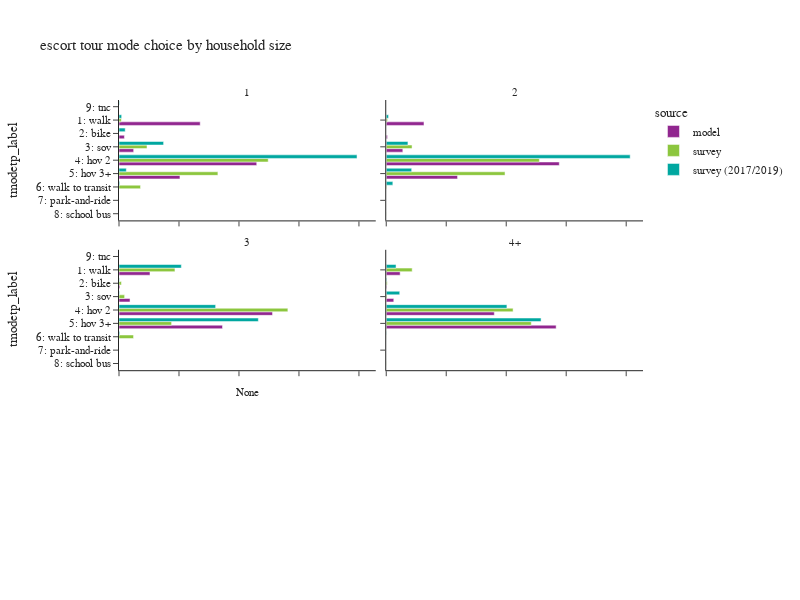

Source (notebook cell):
### Code cell
plot_mode_choice(es_tour,"hhsize_4+",
                 {"hhsize_4+":["1","2","3","4+"],
                  "tmodetp_label":["1: walk","2: bike","3: sov","4: hov 2","5: hov 3+","6: walk to transit",
                                   "7: park-and-ride","8: school bus","9: other–survey only"]},
                 "household size",2,600)

### Figure 1 — Plotly figure (JSON) as saved in the notebook; plotly's stock layout.template omitted (floating-point values rounded to 4 significant figures)
{"data": [{"alignmentgroup": "True", "customdata": [[9755], [650], [1761], [16548], [7322]], "hovertemplate": "source=model<br>hhsize_4+=1<br>percentage=%{x}<br>tmodetp_label=%{y}<br>sample_count=%{customdata[0]}<extra></extra>", "legendgroup": "model", "marker": {"color": "#91268F", "pattern": {"shape": ""}}, "name": "model", "offsetgroup": "model", "orientation": "h", "showlegend": true, "textposition": "auto", "type": "bar", "x": [0.2707, 0.01804, 0.04887, 0.4592, 0.2032], "xaxis": "x5", "y": ["1: walk", "2: bike", "3: sov", "4: hov 2", "5: hov 3+"], "yaxis": "y5"}, {"alignmentgroup": "True", "customdata": [[1], [14605], [492], [6414], [66934], [27583]], "hovertemplate": "source=model<br>hhsize_4+=2<br>percentage=%{x}<br>tmodetp_label=%{y}<br>sample_count=%{customdata[0]}<extra></extra>", "legendgroup": "model", "marker": {"color": "#91268F", "pattern": {"shape": ""}}, "name": "model", "offsetgroup": "model", "orientation": "h", "showlegend": false, "textposition": "auto", "type": "bar", "x": [8.619e-06, 0.1259, 0.00424, 0.05528, 0.5769, 0.2377], "xaxis": "x6", "y": [null, "1: walk", "2: bike", "3: sov", "4: hov 2", "5: hov 3+"], "yaxis": "y6"}, {"alignmentgroup": "True", "customdata": [[4], [12667], [363], [4509], [62745], [42303]], "hovertemplate": "source=model<br>hhsize_4+=3<br>percentage=%{x}<br>tmodetp_label=%{y}<br>sample_count=%{customdata[0]}<extra></extra>", "legendgroup": "model", "marker": {"color": "#91268F", "pattern": {"shape": ""}}, "name": "model", "offsetgroup": "model", "orientation": "h", "showlegend": false, "textposition": "auto", "type": "bar", "x": [3.263e-05, 0.1033, 0.002961, 0.03678, 0.5118, 0.3451], "xaxis": "x3", "y": [null, "1: walk", "2: bike", "3: sov", "4: hov 2", "5: hov 3+"], "yaxis": "y3"}, {"alignmentgroup": "True", "customdata": [[9], [17346], [680], [9397], [134907], [212076]], "hovertemplate": "source=model<br>hhsize_4+=4+<br>percentage=%{x}<br>tmodetp_label=%{y}<br>sample_count=%{customdata[0]}<extra></extra>", "legendgroup": "model", "marker": {"color": "#91268F", "pattern": {"shape": ""}}, "name": "model", "offsetgroup": "model", "orientation": "h", "showlegend": false, "textposition": "auto", "type": "bar", "x": [2.404e-05, 0.04633, 0.001816, 0.0251, 0.3603, 0.5664], "xaxis": "x4", "y": [null, "1: walk", "2: bike", "3: sov", "4: hov 2", "5: hov 3+"], "yaxis": "y4"}, {"alignmentgroup": "True", "customdata": [[4], [6], [19], [1], [3]], "hovertemplate": "source=survey<br>hhsize_4+=1<br>percentage=%{x}<br>tmodetp_label=%{y}<br>sample_count=%{customdata[0]}<extra></extra>", "legendgroup": "survey", "marker": {"color": "#8CC63E", "pattern": {"shape": ""}}, "name": "survey", "offsetgroup": "survey", "orientation": "h", "showlegend": true, "textposition": "auto", "type": "bar", "x": [0.007656, 0.09339, 0.4974, 0.3297, 0.07177], "xaxis": "x5", "y": ["1: walk", "3: sov", "4: hov 2", "5: hov 3+", "6: walk to transit"], "yaxis": "y5"}, {"alignmentgroup": "True", "customdata": [[2], [7], [16], [82], [29], [3], [1]], "hovertemplate": "source=survey<br>hhsize_4+=2<br>percentage=%{x}<br>tmodetp_label=%{y}<br>sample_count=%{customdata[0]}<extra></extra>", "legendgroup": "survey", "marker": {"color": "#8CC63E", "pattern": {"shape": ""}}, "name": "survey", "offsetgroup": "survey", "orientation": "h", "showlegend": false, "textposition": "auto", "type": "bar", "x": [0.001296, 0.004195, 0.08604, 0.5105, 0.396, 0.001587, 0.0004008], "xaxis": "x6", "y": [null, "1: walk", "3: sov", "4: hov 2", "5: hov 3+", "6: walk to transit", "8: school bus"], "yaxis": "y6"}, {"alignmentgroup": "True", "customdata": [[22], [8], [4], [77], [35], [3]], "hovertemplate": "source=survey<br>hhsize_4+=3<br>percentage=%{x}<br>tmodetp_label=%{y}<br>sample_count=%{customdata[0]}<extra></extra>", "legendgroup": "survey", "marker": {"color": "#8CC63E", "pattern": {"shape": ""}}, "name": "survey", "offsetgroup": "survey", "orientation": "h", "showlegend": false, "textposition": "auto", "type": "bar", "x": [0.1865, 0.007923, 0.01867, 0.563, 0.1753, 0.04849], "xaxis": "x3", "y": ["1: walk", "2: bike", "3: sov", "4: hov 2", "5: hov 3+", "6: walk to transit"], "yaxis": "y3"}, {"alignmentgroup": "True", "customdata": [[1], [47], [3], [3], [111], [164], [1], [2]], "hovertemplate": "source=survey<br>hhsize_4+=4+<br>percentage=%{x}<br>tmodetp_label=%{y}<br>sample_count=%{customdata[0]}<extra></extra>", "legendgroup": "survey", "marker": {"color": "#8CC63E", "pattern": {"shape": ""}}, "name": "survey", "offsetgroup": "survey", "orientation": "h", "showlegend": false, "textposition": "auto", "type": "bar", "x": [0.0004811, 0.08644, 0.003149, 0.002632, 0.4229, 0.4836, 0.0002367, 0.0005707], "xaxis": "x4", "y": [null, "1: walk", "2: bike", "3: sov", "4: hov 2", "5: hov 3+", "6: walk to transit", "8: school bus"], "yaxis": "y4"}, {"alignmentgroup": "True", "customdata": [[6], [3], [6], [13], [3], [1], [1]], "hovertemplate": "source=survey (2017/2019)<br>hhsize_4+=1<br>percentage=%{x}<br>tmodetp_label=%{y}<br>sample_count=%{customdata[0]}<extra></extra>", "legendgroup": "survey (2017/2019)", "marker": {"color": "#00A7A0", "pattern": {"shape": ""}}, "name": "survey (2017/2019)", "offsetgroup": "survey (2017/2019)", "orientation": "h", "showlegend": true, "textposition": "auto", "type": "bar", "x": [0.008832, 0.02065, 0.1487, 0.7936, 0.02441, 0.002412, 0.001422], "xaxis": "x5", "y": ["1: walk", "2: bike", "3: sov", "4: hov 2", "5: hov 3+", "6: walk to transit", "9: tnc"], "yaxis": "y5"}, {"alignmentgroup": "True", "customdata": [[14], [15], [99], [13], [7]], "hovertemplate": "source=survey (2017/2019)<br>hhsize_4+=2<br>percentage=%{x}<br>tmodetp_label=%{y}<br>sample_count=%{customdata[0]}<extra></extra>", "legendgroup": "survey (2017/2019)", "marker": {"color": "#00A7A0", "pattern": {"shape": ""}}, "name": "survey (2017/2019)", "offsetgroup": "survey (2017/2019)", "orientation": "h", "showlegend": false, "textposition": "auto", "type": "bar", "x": [0.007711, 0.07232, 0.8132, 0.08477, 0.02196], "xaxis": "x6", "y": ["1: walk", "3: sov", "4: hov 2", "5: hov 3+", "6: walk to transit"], "yaxis": "y6"}, {"alignmentgroup": "True", "customdata": [[2], [29], [4], [1], [98], [49], [4]], "hovertemplate": "source=survey (2017/2019)<br>hhsize_4+=3<br>percentage=%{x}<br>tmodetp_label=%{y}<br>sample_count=%{customdata[0]}<extra></extra>", "legendgroup": "survey (2017/2019)", "marker": {"color": "#00A7A0", "pattern": {"shape": ""}}, "name": "survey (2017/2019)", "offsetgroup": "survey (2017/2019)", "orientation": "h", "showlegend": false, "textposition": "auto", "type": "bar", "x": [0.0002187, 0.2079, 0.001139, 0.001657, 0.3222, 0.4645, 0.002419], "xaxis": "x3", "y": [null, "1: walk", "2: bike", "3: sov", "4: hov 2", "5: hov 3+", "6: walk to transit"], "yaxis": "y3"}, {"alignmentgroup": "True", "customdata": [[3], [50], [1], [7], [145], [227], [1]], "hovertemplate": "source=survey (2017/2019)<br>hhsize_4+=4+<br>percentage=%{x}<br>tmodetp_label=%{y}<br>sample_count=%{customdata[0]}<extra></extra>", "legendgroup": "survey (2017/2019)", "marker": {"color": "#00A7A0", "pattern": {"shape": ""}}, "name": "survey (2017/2019)", "offsetgroup": "survey (2017/2019)", "orientation": "h", "showlegend": false, "textposition": "auto", "type": "bar", "x": [0.001212, 0.03266, 0.001766, 0.04493, 0.4023, 0.5162, 0.000921], "xaxis": "x4", "y": [null, "1: walk", "2: bike", "3: sov", "4: hov 2", "5: hov 3+", "6: walk to transit"], "yaxis": "y4"}], "layout": {"annotations": [{"font": {}, "showarrow": false, "text": "None", "x": 0.245, "xanchor": "center", "xref": "paper", "y": 0.2867, "yanchor": "bottom", "yref": "paper"}, {"font": {}, "showarrow": false, "text": "3", "x": 0.245, "xanchor": "center", "xref": "paper", "y": 0.6433, "yanchor": "bottom", "yref": "paper"}, {"font": {}, "showarrow": false, "text": "4+", "x": 0.755, "xanchor": "center", "xref": "paper", "y": 0.6433, "yanchor": "bottom", "yref": "paper"}, {"font": {}, "showarrow": false, "text": "1", "x": 0.245, "xanchor": "center", "xref": "paper", "y": 1.0, "yanchor": "bottom", "yref": "paper"}, {"font": {}, "showarrow": false, "text": "2", "x": 0.755, "xanchor": "center", "xref": "paper", "y": 1.0, "yanchor": "bottom", "yref": "paper"}], "barmode": "group", "height": 600, "legend": {"title": {"text": "source"}, "tracegroupgap": 0}, "title": {"text": "escort tour mode choice by household size"}, "width": 800, "xaxis": {"anchor": "y", "domain": [0.0, 0.49], "tickformat": ".1%", "title": {"text": "percentage"}}, "xaxis2": {"anchor": "y2", "domain": [0.51, 1.0], "matches": "x", "tickformat": ".1%", "title": {"text": "percentage"}}, "xaxis3": {"anchor": "y3", "domain": [0.0, 0.49], "matches": "x", "showticklabels": false, "tickformat": ".1%"}, "xaxis4": {"anchor": "y4", "domain": [0.51, 1.0], "matches": "x", "showticklabels": false, "tickformat": ".1%"}, "xaxis5": {"anchor": "y5", "domain": [0.0, 0.49], "matches": "x", "showticklabels": false, "tickformat": ".1%"}, "xaxis6": {"anchor": "y6", "domain": [0.51, 1.0], "matches": "x", "showticklabels": false, "tickformat": ".1%"}, "yaxis": {"anchor": "x", "categoryarray": ["9: other–survey only", "8: school bus", "7: park-and-ride", "6: walk to transit", "5: hov 3+", "4: hov 2", "3: sov", "2: bike", "1: walk"], "categoryorder": "array", "domain": [0.0, 0.2867], "title": {"text": "tmodetp_label"}}, "yaxis2": {"anchor": "x2", "domain": [0.0, 0.2867], "matches": "y", "showticklabels": false}, "yaxis3": {"anchor": "x3", "categoryarray": ["9: other–survey only", "8: school bus", "7: park-and-ride", "6: walk to transit", "5: hov 3+", "4: hov 2", "3: sov", "2: bike", "1: walk"], "categoryorder": "array", "domain": [0.3567, 0.6433], "matches": "y", "title": {"text": "tmodetp_label"}}, "yaxis4": {"anchor": "x4", "domain": [0.3567, 0.6433], "matches": "y", "showticklabels": false}, "yaxis5": {"anchor": "x5", "categoryarray": ["9: other–survey only", "8: school bus", "7: park-and-ride", "6: walk to transit", "5: hov 3+", "4: hov 2", "3: sov", "2: bike", "1: walk"], "categoryorder": "array", "domain": [0.7133, 1.0], "matches": "y", "title": {"text": "tmodetp_label"}}, "yaxis6": {"anchor": "x6", "domain": [0.7133, 1.0], "matches": "y", "showticklabels": false}}}
